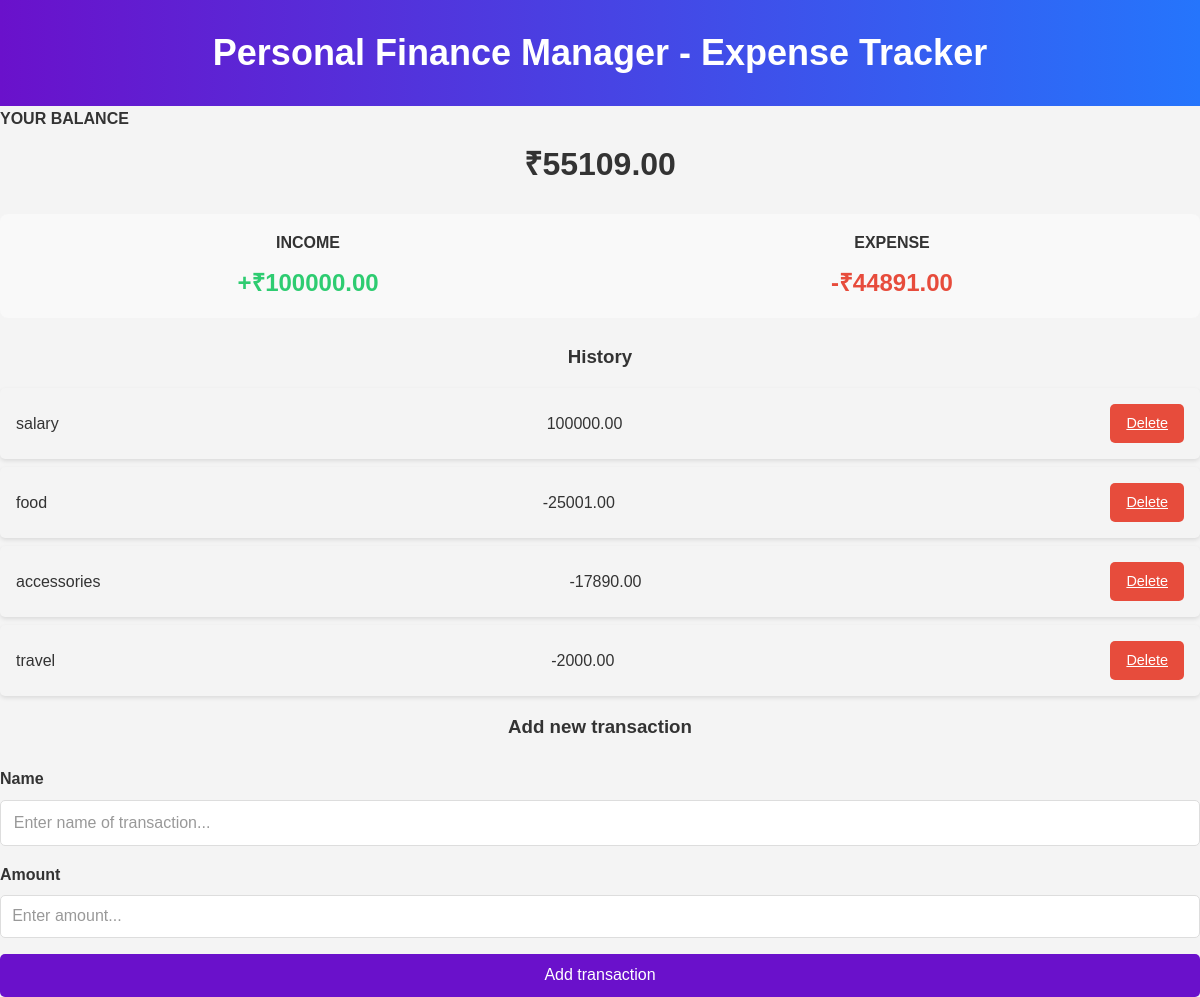
The page /dashboard/ (signed in) on the database its author committed.
### accounts/models.py (models this page shows, shortened)
class Expense(models.Model):
    user = models.ForeignKey(User, on_delete=models.CASCADE)
    name = models.CharField(max_length=100)
    amount = models.DecimalField(max_digits=10, decimal_places=2)
    date = models.DateField(auto_now_add=True)

### accounts/views.py (the view, shortened to what this page needs)
# urls.py: path('dashboard/', views.index, name='index'),
@login_required
def index(request):
    expenses = Expense.objects.filter(user=request.user)
    income = sum(exp.amount for exp in expenses if exp.amount > 0)
    expense = sum(abs(exp.amount) for exp in expenses if exp.amount < 0)
    balance = income - expense
    return render(request, 'index.html', {
        'expenses': expenses,
        'income': income,
        'expense': expense,
        'balance': balance
    })

### accounts/templates/index.html (shortened to what this page needs)
<!DOCTYPE html>
<html lang="en">
<head>
    {% load static %}
    <link rel="stylesheet" href="{% static 'css/style.css' %}">
<body>
    <header>
        <h2>Personal Finance Manager - Expense Tracker</h2>
    </header>
    <h4>Your Balance</h4>
    <h1 id="balance">₹{{ balance|floatformat:2 }}</h1>
    <div class="inc-exp-container">
        <div>
            <h4>Income</h4>
            <p id="money-plus" class="money plus">+₹{{ income|floatformat:2 }}</p>
        </div>
        <div>
            <h4>Expense</h4>
            <p id="money-minus" class="money minus">-₹{{ expense|floatformat:2 }}</p>
        </div>
    </div>
    <div>
        <h3>History</h3>
        <ul id="list" class="list">
            {% for expense in expenses %}
                <li>
                   <span>{{ expense.name }}</span>
                   <span>{{ expense.amount }}</span>
                   <a href="{% url 'delete_expense' expense.id %}" class="delete-btn">Delete</a>
                </li>
            {% endfor %}
        </ul>
        <h3>Add new transaction</h3>
        <form id="form" method="post" action="">
            <div class="form-control">
                <label for="text">Name</label>
                <input type="text" name="name" id="text" placeholder="Enter name of transaction..." required>
            </div>
            <div class="form-control">
                <label for="amount">Amount</label>
                <input type="number" name="amount" id="amount" placeholder="Enter amount..." required>
            </div>
            <button type="submit" class="btn">Add transaction</button>
        </form>
    </div>
</body>
</html>

### accounts/static/css/style.css (style rules this page uses)
* { margin: 0; padding: 0; box-sizing: border-box; font-family: Arial, sans-serif; }
body { background-color: #f4f4f4; color: #333; line-height: 1.6; margin: 0; padding: 0; }
header { background: linear-gradient(to right, #6a11cb, #2575fc); color: #fff; text-align: center; padding: 1.5rem 0; font-size: 1.5rem; }
h4 { text-transform: uppercase; margin-bottom: 0.5rem; font-weight: 600; }
h1 { font-size: 2rem; color: #333; margin-bottom: 1rem; text-align: center; }
.inc-exp-container { display: flex; justify-content: space-between; margin: 1.5rem 0; background: #f9f9f9; border-radius: 8px; padding: 1rem; }
.inc-exp-container div { text-align: center; flex: 1; }
.money { font-size: 1.5rem; font-weight: bold; }
.money.plus { color: #2ecc71; }
.money.minus { color: #e74c3c; }
h3 { margin: 1rem 0; text-align: center; font-weight: 600; }
ul.list { list-style: none; padding: 0; }
ul.list li { background: #f4f4f4; margin: 0.5rem 0; padding: 1rem; border-radius: 5px; display: flex; justify-content: space-between; align-items: center; box-shadow: 0 2px 4px rgba(0, 0, 0, 0.1); }
ul.list li .edit-btn, ul.list li .delete-btn { background-color: #e74c3c; color: white; border: none; padding: 0.5rem 1rem; border-radius: 5px; cursor: pointer; font-size: 0.9rem; }
form { margin-top: 1.5rem; }
.form-control { margin-bottom: 1rem; }
label { display: block; margin-bottom: 0.5rem; font-weight: 600; }
input[type="text"], input[type="number"] { width: 100%; padding: 0.7rem; border: 1px solid #ddd; border-radius: 5px; font-size: 1rem; }
.btn { display: block; width: 100%; padding: 0.7rem; border: none; background: #6a11cb; color: #fff; border-radius: 5px; font-size: 1rem; cursor: pointer; transition: background 0.3s; }
form input[type="text"], form input[type="password"] { width: 100%; padding: 0.8rem; border: 1px solid #ddd; border-radius: 5px; font-size: 1rem; }
form input::placeholder { color: #999; }
.btn { width: 100%; padding: 0.8rem; background: #6a11cb; color: white; font-size: 1rem; border: none; border-radius: 5px; cursor: pointer; transition: background 0.3s; }

### rows shown on the page
Expense: name "salary", amount "100000.00"
Expense: name "food", amount "-25001.00"
Expense: name "accessories", amount "-17890.00"
Expense: name "travel", amount "-2000.00"

### other values the page prints
{{ balance|floatformat:2 }} "55109.00"
{{ income|floatformat:2 }} "100000.00"
{{ expense|floatformat:2 }} "44891.00"
